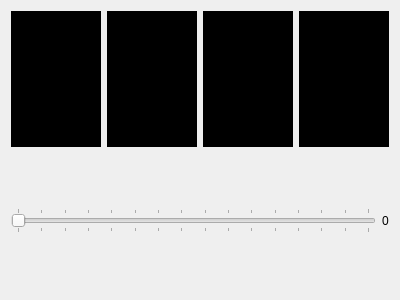
<?xml version="1.0" encoding="UTF-8"?>
<ui version="4.0">
 <class>Dec2Led</class>
 <widget class="QWidget" name="Dec2Led">
  <property name="geometry">
   <rect>
    <x>0</x>
    <y>0</y>
    <width>400</width>
    <height>300</height>
   </rect>
  </property>
  <property name="windowTitle">
   <string>Dec2Led</string>
  </property>
  <layout class="QVBoxLayout" name="verticalLayout">
   <item>
    <layout class="QHBoxLayout" name="horizontalLayout">
     <item>
      <widget class="QLabel" name="bit3">
       <property name="styleSheet">
        <string notr="true">background-color: rgb(0, 0, 0);</string>
       </property>
       <property name="text">
        <string>8</string>
       </property>
       <property name="alignment">
        <set>Qt::AlignCenter</set>
       </property>
      </widget>
     </item>
     <item>
      <widget class="QLabel" name="bit2">
       <property name="styleSheet">
        <string notr="true">background-color: rgb(0, 0, 0);</string>
       </property>
       <property name="text">
        <string>4</string>
       </property>
       <property name="alignment">
        <set>Qt::AlignCenter</set>
       </property>
      </widget>
     </item>
     <item>
      <widget class="QLabel" name="bit1">
       <property name="styleSheet">
        <string notr="true">background-color: rgb(0, 0, 0);</string>
       </property>
       <property name="text">
        <string>2</string>
       </property>
       <property name="alignment">
        <set>Qt::AlignCenter</set>
       </property>
      </widget>
     </item>
     <item>
      <widget class="QLabel" name="bit0">
       <property name="styleSheet">
        <string notr="true">background-color: rgb(0, 0, 0);</string>
       </property>
       <property name="text">
        <string>1</string>
       </property>
       <property name="alignment">
        <set>Qt::AlignCenter</set>
       </property>
      </widget>
     </item>
    </layout>
   </item>
   <item>
    <layout class="QHBoxLayout" name="horizontalLayout_2">
     <item>
      <widget class="QSlider" name="decimalValue">
       <property name="maximum">
        <number>15</number>
       </property>
       <property name="orientation">
        <enum>Qt::Horizontal</enum>
       </property>
       <property name="tickPosition">
        <enum>QSlider::TicksBothSides</enum>
       </property>
      </widget>
     </item>
     <item>
      <widget class="QLabel" name="showdec">
       <property name="text">
        <string>0</string>
       </property>
      </widget>
     </item>
    </layout>
   </item>
  </layout>
 </widget>
 <layoutdefault spacing="6" margin="11"/>
 <resources/>
 <connections/>
</ui>
